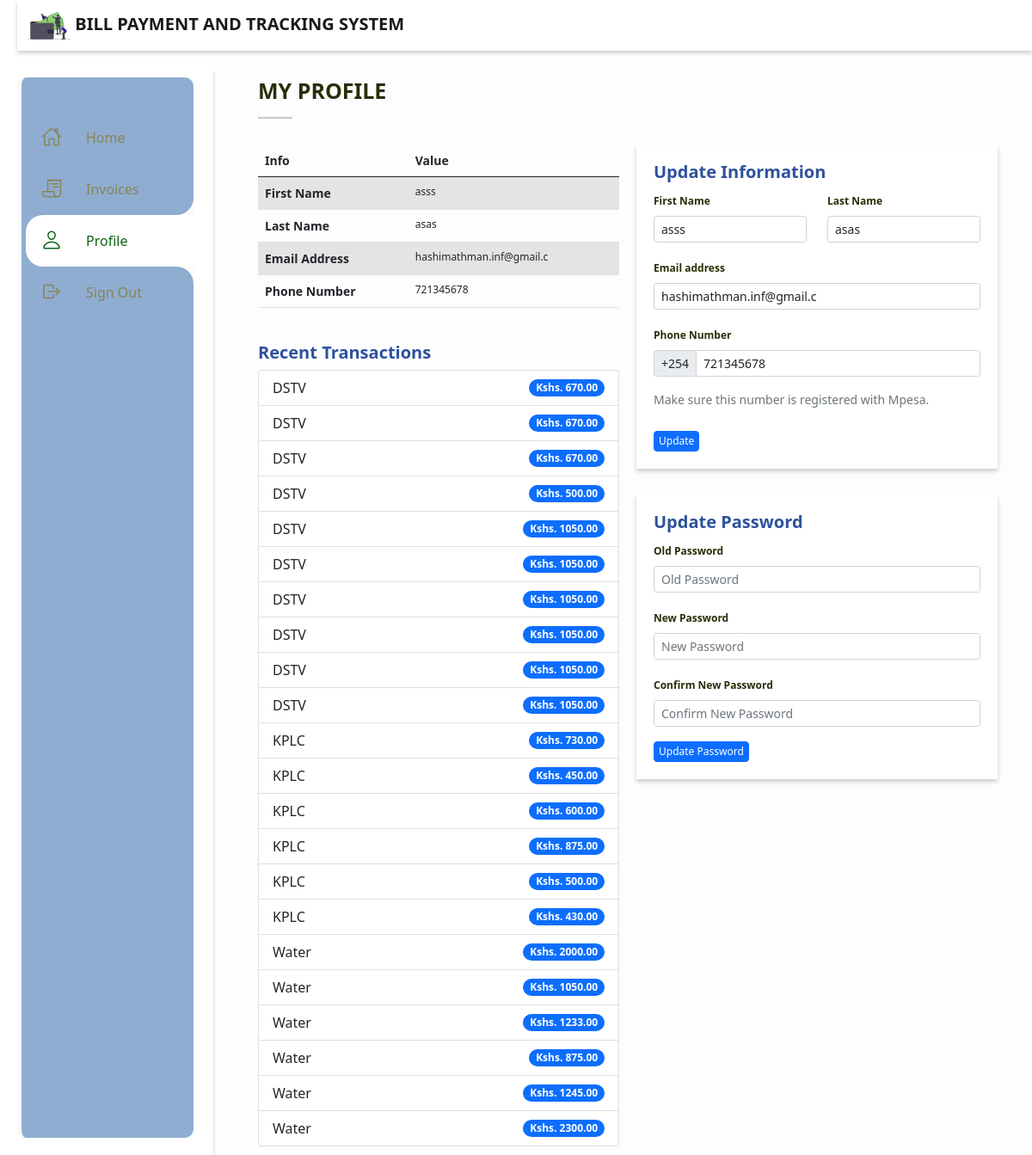
Before: /profile/ (signed in) with the older database file.
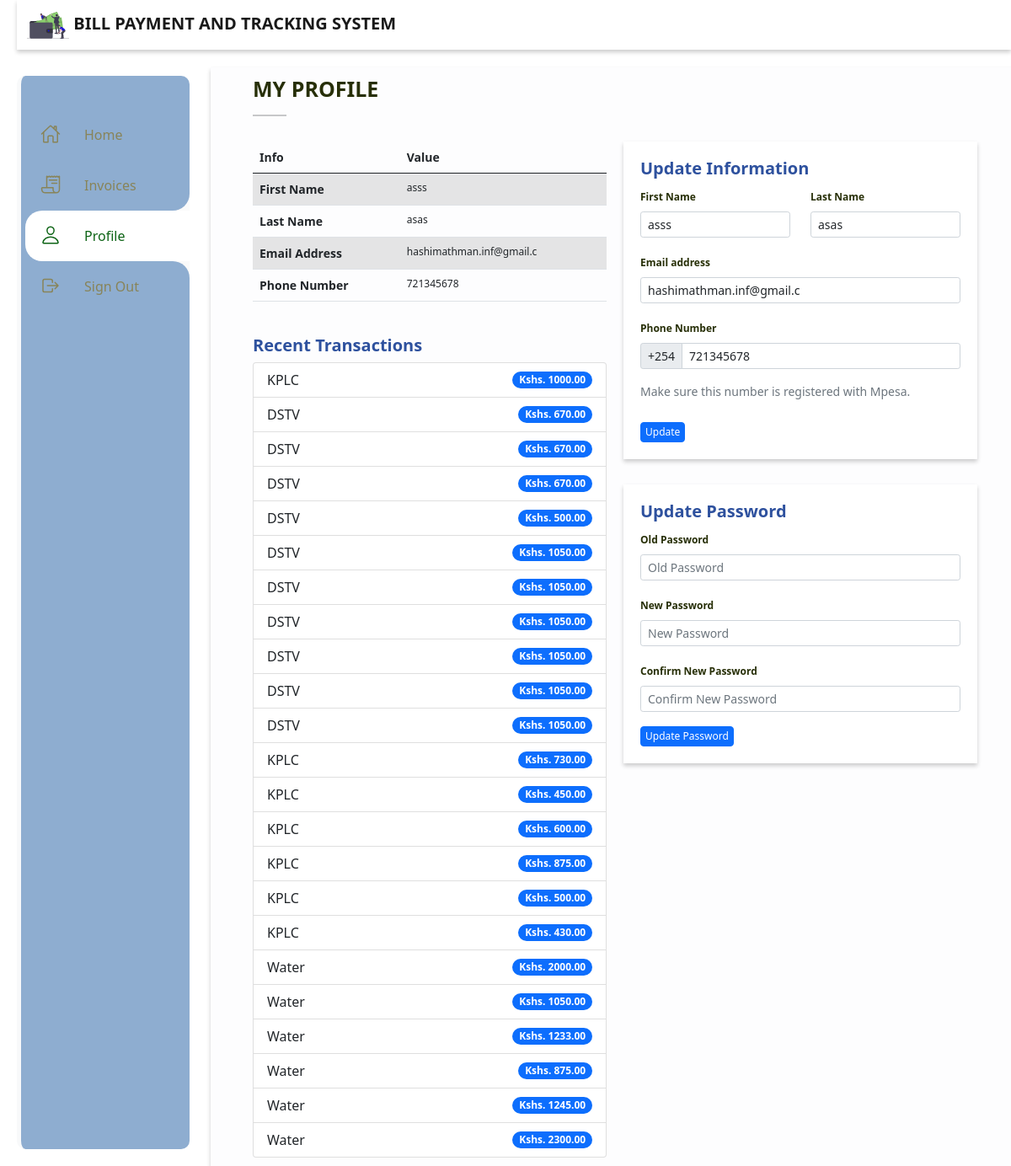
After: the same page with the newer database file.
### mpesa_api/models.py (models this page shows, shortened)
class BaseModel(models.Model):
	created_at = models.DateTimeField()
	updated_at = models.DateTimeField(auto_now=True)
	class Meta:
		abstract = True

class MpesaPayment(BaseModel):
	my_subscription = models.ForeignKey(MySubscription, on_delete=models.CASCADE, blank=True, null=True)
	amount = models.DecimalField(max_digits=10, decimal_places=2)

### main/models.py (models this page shows, shortened)
class BaseModel(models.Model):
    created_date = models.DateTimeField(auto_now_add=True)
    modified_date = models.DateTimeField(auto_now=True)
    class Meta:
        abstract = True

class MySubscription(BaseModel):
	user 			= models.ForeignKey(User, on_delete=models.CASCADE)
	subscription 	= models.ForeignKey(Subscription, on_delete=models.CASCADE)
	account_no 		= models.CharField(max_length=100)

class Subscription(models.Model):
	name 	= models.CharField(max_length=50)
	pic 	= models.ImageField(upload_to="./subscriptions")
	paybill	= models.CharField(max_length=50, null=True)

### main/views.py (the view)
# urls.py: path('profile/', profile, name="profile"),
@login_required
def profile(request):
	if request.user.is_superuser == True:
		return redirect("admin:index")
	template_name = "profile.html"
	trans = MpesaPayment.objects.filter(my_subscription__user=request.user).order_by("-pk")
	context = {
		"nbar":"profile",
		"user": request.user,
		"trans":trans,
	}
	return render(request, template_name, context)

### main/templates/profile.html (shortened to what the changed rows need)
{% extends "base.html" %}
{% load static %}
{% block custom_css %}
	<link rel="stylesheet" type="text/css" href="{% static 'css/profile.css' %}">
{% endblock %}
{% block content %}
	<div class="profile-main">
		<div class="info-section">
			<div class="table">
				<table class="table table-striped">
				  <thead>
				    <tr>
				    	<th scope="col">Info</th>
				      <th scope="col">Value</th>
				    </tr>
				  </thead>
				  <tbody>
				    <tr>
				      <th scope="row">First Name</th>
				    </tr>
				    <tr>
				      <th scope="row">Last Name</th>
				    </tr>
				    <tr>
				      <th scope="row">Email Address</th>
				    </tr>
				    <tr>
				      <th scope="row">Phone Number</th>
				    </tr>
				  </tbody>
				</table>
			</div>
			<div class="recent-transactions">
				<br>
				<ul class="list-group">
					{% for tran in trans %}
				  <li class="list-group-item d-flex justify-content-between align-items-center">
				    {{tran.my_subscription.subscription.name}}
				    <span class="badge bg-primary rounded-pill">Kshs. {{tran.amount}}</span>
				  </li>
				  {% endfor %}
				</ul>
			</div>
		</div>
	</div>
{% endblock %}

Changed rows visible on the page:
added MpesaPayment: my_subscription.subscription.name "KPLC", amount "1000.00"
